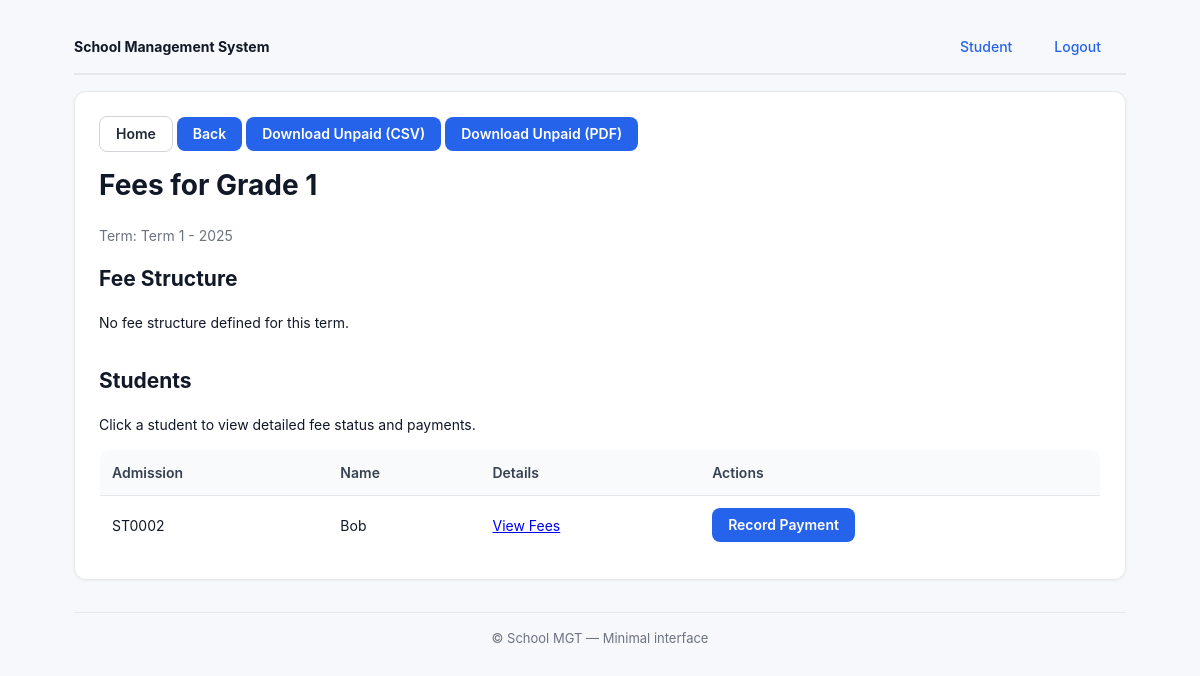
The app's page /portal/admin/fees/class/2/ (signed in) with its own data.
### school/models.py (models this page shows, shortened)
class Class(models.Model):
    name = models.CharField(max_length=50)
    level = models.CharField(max_length=20)
    class_teacher = models.ForeignKey(User, on_delete=models.SET_NULL, null=True,
                                      limit_choices_to={'user_type': 'teacher'})
    academic_year = models.CharField(max_length=9, default='2024/2025')
    promotion_rank = models.IntegerField(default=0, help_text="Order used for automatic promotion across years")
    class Meta:
        db_table = 'classes'
        verbose_name_plural = 'Classes'

class Term(models.Model):
    TERM_CHOICES = (
        ('1', 'Term 1'),
        ('2', 'Term 2'),
        ('3', 'Term 3'),
    )
    term = models.CharField(max_length=1, choices=TERM_CHOICES)
    academic_year = models.CharField(max_length=9)
    start_date = models.DateField()
    end_date = models.DateField()
    is_active = models.BooleanField(default=False)
    def __str__(self):
        return f"Term {self.term} - {self.academic_year}"
    class Meta:
        db_table = 'terms'
        unique_together = ['term', 'academic_year']

class Student(models.Model):
    user = models.OneToOneField(User, on_delete=models.CASCADE)
    admission_number = models.CharField(max_length=20, unique=True)
    student_class = models.ForeignKey(Class, on_delete=models.SET_NULL, null=True)
    date_of_birth = models.DateField()
    guardian_name = models.CharField(max_length=100)
    guardian_phone = models.CharField(max_length=15)
    photo = models.ImageField(upload_to='students/photos/', blank=True, null=True)
    is_graduated = models.BooleanField(default=False)
    graduation_year = models.CharField(max_length=9, blank=True, null=True)
    class Meta:
        db_table = 'students'

class User(AbstractUser):
    USER_TYPE_CHOICES = (
        ('admin', 'Administrator'),
        ('teacher', 'Teacher'),
        ('student', 'Student'),
        ('bursar', 'Bursar'),
    )
    user_type = models.CharField(max_length=10, choices=USER_TYPE_CHOICES)
    phone = models.CharField(max_length=15, blank=True, null=True)
    address = models.TextField(blank=True, null=True)
    class Meta:
        db_table = 'users'

### school/views.py (the view)
# urls.py: path('portal/admin/fees/class/<int:class_id>/', views.class_fee_detail, name='class_fee_detail'),
@login_required
@user_passes_test(is_admin)
def class_fee_detail(request, class_id):
    class_obj = get_object_or_404(Class, id=class_id)
    active_term = Term.objects.filter(is_active=True).first()
    fees = ClassFee.objects.filter(
        class_assigned=class_obj,
        term=active_term
    ) if active_term else []
    students = Student.objects.filter(student_class=class_obj)
    payment_stats = {}
    for student in students:
        total_fees = sum(fee.amount for fee in fees)
        payments = FeePayment.objects.filter(student=student, term=active_term)
        total_paid = payments.aggregate(total=Sum('amount_paid'))['total'] or 0
        balance = total_fees - total_paid
        payment_stats[student.id] = {
            'total_fees': total_fees,
            'total_paid': total_paid,
            'balance': balance,
            'status': 'paid' if balance <= 0 else 'partial' if total_paid > 0 else 'pending'
        }
    context = {
        'class': class_obj,
        'term': active_term,
        'fees': fees,
        'students': students,
        'payment_stats': payment_stats
    }
    return render(request, 'admin/class_fee_detail.html', context)

### school/views.py (called while the page is built)
def is_admin(user):
    return getattr(user, 'user_type', None) == 'admin' or user.is_superuser or user.is_staff

### school/templates/admin/class_fee_detail.html (shortened to what this page needs)
{% extends 'base.html' %}
{% block content %}
        <nav style="margin-bottom:12px">
            <a class="btn btn-outline-primary" href="{% url 'admin_dashboard' %}">Home</a>
            <a class="btn" href="javascript:history.back()">Back</a>
            {% if term %}
                <a class="btn" href="{% url 'unpaid_report' class_id=class.id term_id=term.id %}">Download Unpaid (CSV)</a>
                <a class="btn" href="{% url 'unpaid_report_pdf' class_id=class.id term_id=term.id %}">Download Unpaid (PDF)</a>
            {% endif %}
        </nav>
        <h1 style="margin-top:0">Fees for {{ class.name }}</h1>
        <p class="muted">Term: {{ term }}</p>
    <h2>Fee Structure</h2>
    {% if fees %}
        <table>
            <thead><tr><th>Type</th><th>Amount</th><th>Due Date</th><th>Description</th></tr></thead>
            <tbody>
                {% for f in fees %}
                    <tr>
                        <td>{{ f.get_fee_type_display }}</td>
                        <td>{{ f.amount }} shs</td>
                        <td>{{ f.due_date }}</td>
                        <td>{{ f.description }}</td>
                    </tr>
                {% endfor %}
            </tbody>
        </table>
    {% else %}
        <p>No fee structure defined for this term.</p>
    {% endif %}
    <h2 style="margin-top:32px">Students</h2>
    <p>Click a student to view detailed fee status and payments.</p>
    <table>
        <thead><tr><th>Admission</th><th>Name</th><th>Details</th><th>Actions</th></tr></thead>
        <tbody>
            {% for student in students %}
                <tr>
                    <td>{{ student.admission_number }}</td>
                    <td>{{ student.user.get_full_name }}</td>
                    <td><a href="{% url 'student_fee_detail' student_id=student.id %}">View Fees</a></td>
                    <td>
                        <a class="btn" href="{% url 'manage_payments' %}?student_id={{ student.id }}">Record Payment</a>
                    </td>
                </tr>
            {% empty %}
                <tr><td colspan="3">No students found for this class.</td></tr>
            {% endfor %}
        </tbody>
    </table>
{% endblock %}

### school/static/css/style.css (style rules this page uses)
:root { --bg:#f7f8fb; --card:#ffffff; --muted:#6b7280; --text:#111827; --accent:#2563eb; --border:#e5e7eb; --table:#ffffff }
* { box-sizing:border-box }
html,body { height:100% }
body { margin:0;background:var(--bg);color:var(--text);font:14px/1.5 "Inter",system-ui,-apple-system,Segoe UI,Roboto,Arial,sans-serif }
.muted { color:var(--muted) }
.btn { display:inline-block;background:var(--accent);color:#fff;border:none;border-radius:8px;padding:10px 16px;text-decoration:none;cursor:pointer;font-size:14px;font-weight:600;line-height:1 }
.btn-outline-primary { background:#fff;color:#1f2937;border:1px solid #d1d5db }
table { width:100%;border-collapse:collapse;margin-top:8px;background:var(--table);border-radius:10px;overflow:hidden;border:1px solid var(--border) }
th,td { padding:12px;border-bottom:1px solid var(--border) }
th { background:#f9fafb;text-align:left;font-weight:600;color:#374151 }

### records on screen
Class: name "Grade 1"
Term: term+academic_year "Term 1 - 2025"
Student: admission_number "ST0002", user.get_full_name "Bob"
